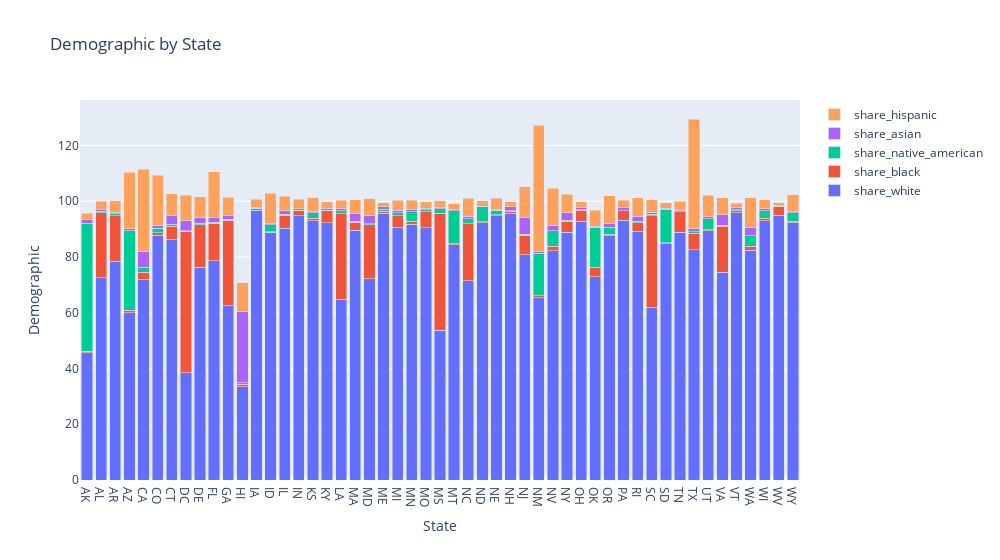

Here is the notebook cell this chart was saved with:
### Code cell
traces = []
for indexs in racial.columns:
    trace = go.Bar(
        x=racial.index,
        y=racial[indexs],
        name=indexs
    )
    traces.append(trace)

# Layout
layout = go.Layout(
    title="Demographic by State",
    xaxis=dict(title="State"),
    yaxis=dict(title="Demographic"),
    barmode='stack',
    width=1000
)

# Create figure
fig = go.Figure(data=traces, layout=layout)

# Show figure
fig.show()

### Figure 1 — Plotly figure (JSON) as saved in the notebook; plotly's stock layout.template omitted (floating-point values rounded to 4 significant figures)
{"data": [{"name": "share_white", "type": "bar", "x": ["AK", "AL", "AR", "AZ", "CA", "CO", "CT", "DC", "DE", "FL", "GA", "HI", "IA", "ID", "IL", "IN", "KS", "KY", "LA", "MA", "MD", "ME", "MI", "MN", "MO", "MS", "MT", "NC", "ND", "NE", "NH", "NJ", "NM", "NV", "NY", "OH", "OK", "OR", "PA", "RI", "SC", "SD", "TN", "TX", "UT", "VA", "VT", "WA", "WI", "WV", "WY"], "y": [45.65, 72.51, 78.45, 59.93, 71.87, 87.77, 86.11, 38.5, 76.25, 78.67, 62.59, 33.37, 96.71, 88.82, 90.36, 94.82, 92.96, 92.23, 64.81, 89.67, 72.12, 95.69, 90.67, 91.8, 90.44, 53.8, 84.48, 71.52, 92.29, 94.72, 95.68, 80.89, 65.42, 82.33, 88.88, 92.8, 72.93, 87.63, 93.25, 89.23, 61.98, 84.82, 88.95, 82.59, 89.44, 74.6, 95.87, 82.38, 92.96, 95.04, 92.37]}, {"name": "share_black", "type": "bar", "x": ["AK", "AL", "AR", "AZ", "CA", "CO", "CT", "DC", "DE", "FL", "GA", "HI", "IA", "ID", "IL", "IN", "KS", "KY", "LA", "MA", "MD", "ME", "MI", "MN", "MO", "MS", "MT", "NC", "ND", "NE", "NH", "NJ", "NM", "NV", "NY", "OH", "OK", "OR", "PA", "RI", "SC", "SD", "TN", "TX", "UT", "VA", "VT", "WA", "WI", "WV", "WY"], "y": [0.5673, 23.32, 16.3, 0.9545, 2.692, 0.9177, 4.992, 50.7, 15.39, 13.37, 30.63, 1.071, 0.5635, 0.2952, 4.704, 1.688, 0.9605, 4.421, 30.78, 2.802, 19.46, 0.8198, 4.124, 1.001, 5.879, 41.83, 0.2266, 20.4, 0.3574, 0.4205, 0.7156, 6.975, 0.667, 1.567, 4.008, 3.96, 3.376, 0.5295, 3.27, 2.988, 32.83, 0.29, 7.303, 5.88, 0.385, 16.51, 0.7706, 1.427, 0.9373, 2.915, 0.3995]}, {"name": "share_native_american", "type": "bar", "x": ["AK", "AL", "AR", "AZ", "CA", "CO", "CT", "DC", "DE", "FL", "GA", "HI", "IA", "ID", "IL", "IN", "KS", "KY", "LA", "MA", "MD", "ME", "MI", "MN", "MO", "MS", "MT", "NC", "ND", "NE", "NH", "NJ", "NM", "NV", "NY", "OH", "OK", "OR", "PA", "RI", "SC", "SD", "TN", "TX", "UT", "VA", "VT", "WA", "WI", "WV", "WY"], "y": [45.86, 0.6593, 0.7599, 28.59, 1.723, 1.625, 0.6566, 0.3, 0.5237, 0.4554, 0.3003, 0.3881, 0.2714, 2.525, 0.2618, 0.2758, 1.873, 0.2101, 0.9573, 0.2663, 0.3409, 0.545, 1.077, 3.363, 0.5443, 1.615, 11.87, 1.788, 5.33, 1.56, 0.2875, 0.2571, 15.34, 5.577, 0.3613, 0.215, 14.38, 2.589, 0.1616, 0.6706, 0.4628, 12.03, 0.3166, 0.6589, 3.87, 0.3423, 0.3697, 3.75, 2.62, 0.2002, 3.095]}, {"name": "share_asian", "type": "bar", "x": ["AK", "AL", "AR", "AZ", "CA", "CO", "CT", "DC", "DE", "FL", "GA", "HI", "IA", "ID", "IL", "IN", "KS", "KY", "LA", "MA", "MD", "ME", "MI", "MN", "MO", "MS", "MT", "NC", "ND", "NE", "NH", "NJ", "NM", "NV", "NY", "OH", "OK", "OR", "PA", "RI", "SC", "SD", "TN", "TX", "UT", "VA", "VT", "WA", "WI", "WV", "WY"], "y": [1.388, 0.4798, 0.4771, 0.7266, 5.568, 1.155, 2.99, 3.5, 2, 1.617, 1.492, 25.65, 0.4008, 0.4877, 1.337, 0.5868, 0.4264, 0.711, 0.7865, 2.853, 2.98, 1.032, 0.9542, 1.026, 0.5499, 0.5461, 0.3189, 0.9263, 0.2935, 0.2919, 1.343, 5.945, 0.4939, 2.007, 2.719, 0.7515, 0.4265, 1.382, 0.989, 1.688, 0.74, 0.3179, 0.6373, 1.015, 0.7709, 3.669, 0.9101, 3.075, 0.7908, 0.3411, 0.3896]}, {"name": "share_hispanic", "type": "bar", "x": ["AK", "AL", "AR", "AZ", "CA", "CO", "CT", "DC", "DE", "FL", "GA", "HI", "IA", "ID", "IL", "IN", "KS", "KY", "LA", "MA", "MD", "ME", "MI", "MN", "MO", "MS", "MT", "NC", "ND", "NE", "NH", "NJ", "NM", "NV", "NY", "OH", "OK", "OR", "PA", "RI", "SC", "SD", "TN", "TX", "UT", "VA", "VT", "WA", "WI", "WV", "WY"], "y": [2.149, 2.98, 4.273, 20.14, 29.65, 17.9, 7.976, 9.1, 7.417, 16.53, 6.415, 10.36, 2.819, 10.7, 5.171, 3.318, 5.072, 2.226, 2.977, 4.946, 5.931, 1.313, 3.535, 3.154, 2.365, 2.322, 2.192, 6.413, 1.823, 4.07, 1.745, 11.12, 45.43, 13.17, 6.629, 2.13, 5.696, 9.777, 2.733, 6.668, 4.475, 2.037, 2.856, 39.36, 7.663, 6.153, 1.38, 10.61, 3.323, 0.9042, 6.018]}], "layout": {"barmode": "stack", "title": {"text": "Demographic by State"}, "width": 1000, "xaxis": {"title": {"text": "State"}}, "yaxis": {"title": {"text": "Demographic"}}}}
